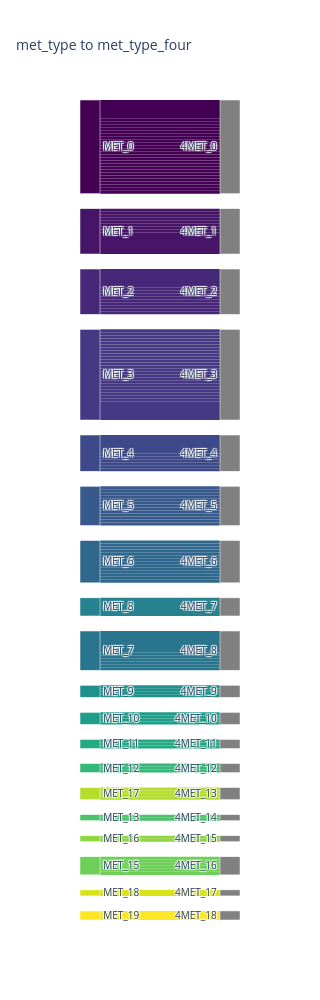

The code cell stored with this chart in its notebook:
### Code cell
# Create nodes
nodes = source_nodes + target_nodes

# Create links
links = []
for i in range(len(data)):
    source_idx = nodes.index(data[source_col].iloc[i])
    target_idx = nodes.index(data[target_col].iloc[i])
    links.append({source_col: source_idx, target_col: target_idx, 'value': 1, 'source_color': node_colors[data[source_col].iloc[i]]})

# Define Sankey plot
fig = go.Figure(data=[go.Sankey(
    node=dict(
        pad=15,
        thickness=20,
        line=dict(color="white", width=0.5),
        label=nodes,
        # color=[node_colors[node] for node in nodes]  # Assigning colors based on the node_colors dictionary
        color = [node_colors.get(node, '#808080') for node in nodes]


    ),
    link=dict(
        source=[link[source_col] for link in links],
        target=[link[target_col] for link in links],
        value=[link['value'] for link in links],
        color=[link['source_color'] for link in links]  #NOTE uncomment to plot links as source node color

    ),
    arrangement="snap"
)])


# Update layout
fig.update_layout(title_text="{} to {}".format(source_col, target_col), font_size=10,width=300, height=1000)

# Save figure 
fig.write_html(os.path.join(out_dir, "{} to {}.html".format(source_col, target_col)))
fig.write_image(os.path.join(out_dir, "{} to {}.pdf".format(source_col, target_col)), format="pdf")

# Show plot
fig.show()

### Figure 1 — Plotly figure (JSON) as saved in the notebook; plotly's stock layout.template omitted (floating-point values rounded to 4 significant figures; data arrays with more than 128 entries replaced by an {"elided": "..."} marker saying what was removed)
{"data": [{"arrangement": "snap", "link": {"color": {"elided": "182 str values"}, "source": {"elided": "182 int values"}, "target": {"elided": "182 int values"}, "value": {"elided": "182 int values"}}, "node": {"color": ["#440154", "#471567", "#472777", "#443982", "#3e4989", "#37598c", "#30678d", "#2a758e", "#25828e", "#20908c", "#1e9d88", "#24aa82", "#35b778", "#4dc26b", "#6dce58", "#90d643", "#b5dd2b", "#dae218", "#fde724", "#808080", "#808080", "#808080", "#808080", "#808080", "#808080", "#808080", "#808080", "#808080", "#808080", "#808080", "#808080", "#808080", "#808080", "#808080", "#808080", "#808080", "#808080", "#808080"], "label": ["MET_0", "MET_1", "MET_2", "MET_3", "MET_4", "MET_5", "MET_6", "MET_7", "MET_8", "MET_9", "MET_10", "MET_11", "MET_12", "MET_13", "MET_15", "MET_16", "MET_17", "MET_18", "MET_19", "4MET_0", "4MET_1", "4MET_2", "4MET_3", "4MET_4", "4MET_5", "4MET_6", "4MET_7", "4MET_8", "4MET_9", "4MET_10", "4MET_11", "4MET_12", "4MET_13", "4MET_14", "4MET_15", "4MET_16", "4MET_17", "4MET_18"], "line": {"color": "white", "width": 0.5}, "pad": 15, "thickness": 20}, "type": "sankey"}], "layout": {"font": {"size": 10}, "height": 1000, "title": {"text": "met_type to met_type_four"}, "width": 300}}
